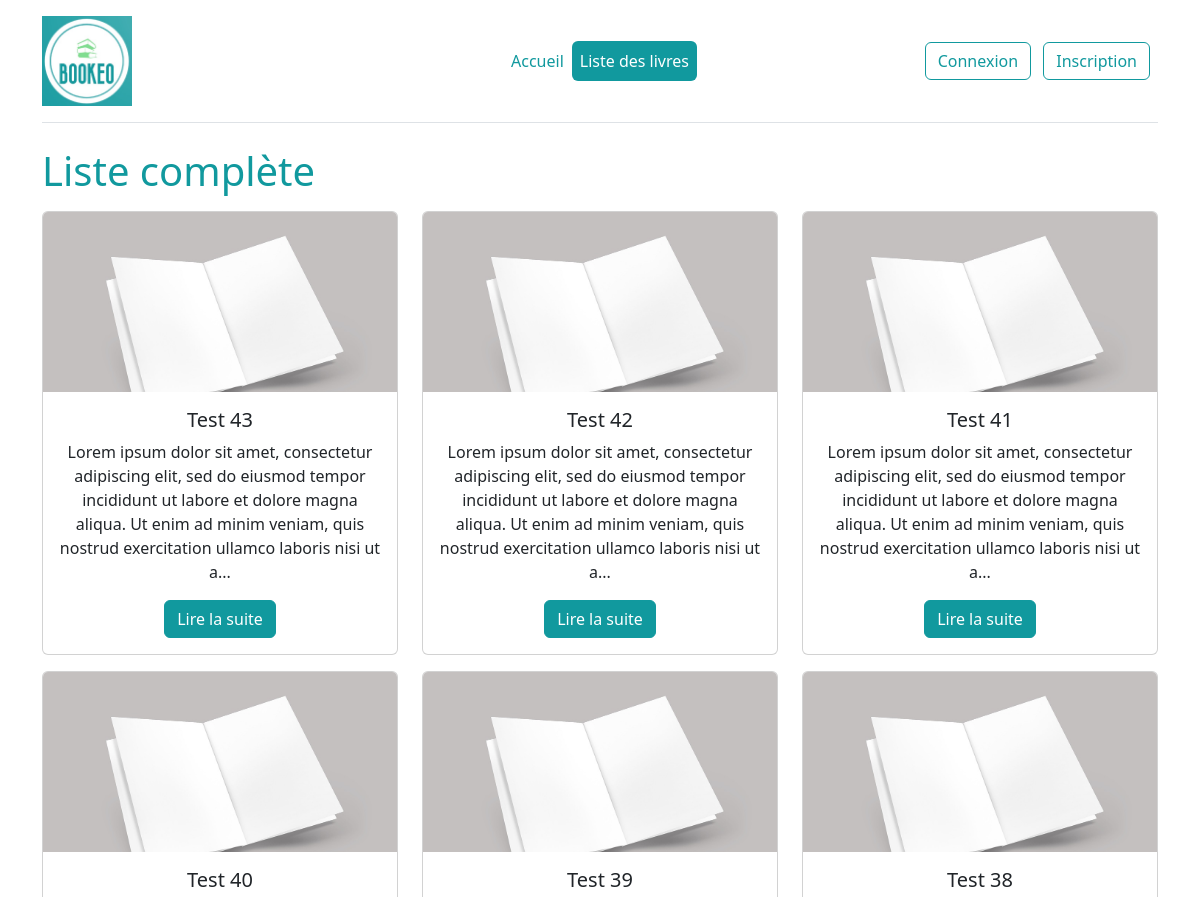
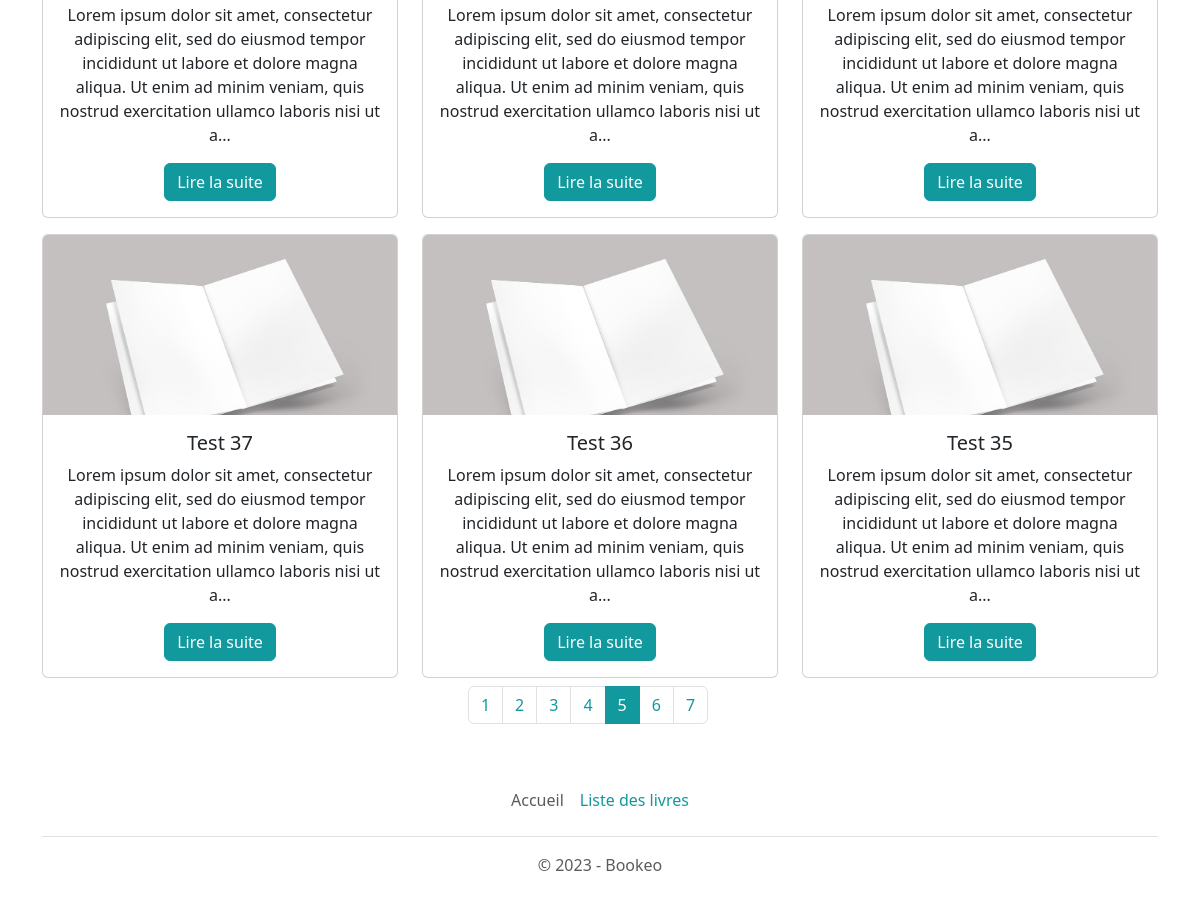
/index.php?controller=book&action=list&page=5, run on the app's committed database (2 pictures, top to bottom).
### tables this page shows
CREATE TABLE IF NOT EXISTS `book` (
    `id` int(11) UNSIGNED NOT NULL AUTO_INCREMENT,
    `title` varchar(255) NOT NULL,
    `description` text,
    `image` varchar(255) DEFAULT NULL,
    `type_id` int(10) UNSIGNED DEFAULT NULL,
    `author_id` int(10) UNSIGNED DEFAULT NULL,
    PRIMARY KEY (`id`),
    KEY `author_id` (`author_id`),
    KEY `type_id` (`type_id`)
    );

### index.php (called while the page is built, shortened)
<?php
$controller = new Controller();
$controller->route();
?>

### db_config.php (called while the page is built)
<?php
    return [
        'db_name' => 'bookeo',
        'db_user' => 'LinaBookeo',
        'db_password' => 'Bookeo',
        'db_port' => '8889',
        'db_host' => 'localhost'
    ];

### App/Db/Mysql.php (called while the page is built, shortened)
<?php
class Mysql
{
    private $db_name;
    private $db_user;
    private $db_password;
    private $db_port;
    private $db_host;
    private $pdo = null;
    private static $_instance = null;
    private function __construct()
    {
        $conf = require_once _ROOTPATH_.'/db_config.php';
        if (isset($conf['db_name'])) {
            $this->db_name = $conf['db_name'];
        }
        if (isset($conf['db_user'])) {
            $this->db_user = $conf['db_user'];
        }
        if (isset($conf['db_password'])) {
            $this->db_password = $conf['db_password'];
        }
        if (isset($conf['db_port'])) {
            $this->db_port = $conf['db_port'];
        }
        if (isset($conf['db_host'])) {
            $this->db_host = $conf['db_host'];
        }
    }
    public static function getInstance():self
    {
        if (is_null(self::$_instance)) {
            self::$_instance = new Mysql();
        }
        return self::$_instance;
    }
    public function getPDO():\PDO
    {
        if (is_null($this->pdo)) {
            $this->pdo = new \PDO('mysql:dbname=' . $this->db_name . ';charset=utf8;host=' . $this->db_host.':'.$this->db_port, $this->db_user, $this->db_password);
        }
        return $this->pdo;
    }
}

### App/Repository/Repository.php (called while the page is built, shortened)
<?php
class Repository
{
    public function __construct()
    {
        $mysql = Mysql::getInstance();
        $this->pdo = $mysql->getPDO();
    }
}

### App/Repository/BookRepository.php (called while the page is built, shortened)
<?php
class BookRepository extends Repository
{
    public function findAll(int $limit = null, int $page = null): array
    {
        if ($limit == null && $page == null) {
            $query = $this->pdo->prepare('SELECT * FROM book Order BY id Desc');
        }
        else if ($page == null){
            $query = $this->pdo->prepare('SELECT * FROM book Order BY id Desc LIMIT :limit');
            $query->bindValue(':limit', $limit, $this->pdo::PARAM_INT);
        }
        else {
            $page = ($page - 1) * $limit;
            $query = $this->pdo->prepare('SELECT * FROM book Order BY id Desc LIMIT :limit OFFSET :offset');
            $query->bindValue(':limit', $limit, $this->pdo::PARAM_INT);
            $query->bindValue(':offset', $page, $this->pdo::PARAM_INT);
        }
        $query->execute();
        $books = $query->fetchAll($this->pdo::FETCH_ASSOC);
        $booksArray = [];
        foreach ($books as $book) {
                    $book = Book::createAndHydrate($book);
                    $authorRepository = new AuthorRepository();
                    $author =  $authorRepository->findOneById($book->getAuthorId());
                    $book->setAuthor($author);
                    $typeRepository = new TypeRepository();
                    $type =  $typeRepository->findOneById($book->getTypeId());
                    $book->setType($type);
                    $booksArray[] = $book;
                }
        return $booksArray;
    }
    public function count(): int
    {
        $query = $this->pdo->prepare("SELECT COUNT(*) as total_books FROM book");
        $query->execute();
        $total = $query->fetch($this->pdo::FETCH_ASSOC);
        if ($total && !empty($total['total_books'])) {
            $total = $total['total_books'];
        } else {
            $total = 0;
        }
        return $total;
    }
}

### App/Entity/Entity.php (called while the page is built, shortened)
<?php
class Entity
{
    public static function createAndHydrate(array $data): static
    {
        $entity = new static();
        $entity->hydrate($data);
        return $entity;
    }
    public function hydrate(array $data)
    {
        if (count($data) > 0) {
            foreach ($data as $key => $value) {
                $methodName = 'set' . StringTools::toPascalCase($key);
            }
        }
    }
}

### App/Tools/StringTools.php (called while the page is built, shortened)
<?php
class StringTools
{
    public static function toCamelCase(string $value, $pascalCase = false): string
    {
        $value = ucwords(str_replace(array('-', '_'), ' ', $value));
        $value = str_replace(' ', '', $value);
        if ($pascalCase === false) {
            return lcfirst($value);
        } else {
            return $value;
        }
    }
    public static function toPascalCase(string $value): string
    {
        return self::toCamelCase($value, true);
    }
}

### App/Entity/Book.php (called while the page is built, shortened)
<?php
class Book extends Entity
 {
    protected ?int $type_id = 0;
    protected ?int $author_id = 0;
    public function setId(?int $id): self
    {
        return $this;
    }
    public function setTitle(string $title): self
    {
        return $this;
    }
    public function setDescription(string $description): self
    {
        return $this;
    }
    public function setImage(?string $image): self
    {
        return $this;
    }
    public function getTypeId(): ?int
    {
        return $this->type_id;
    }
    public function setTypeId(?int $type_id): self
    {
        $this->type_id = $type_id;
        return $this;
    }
    public function getAuthorId(): ?int
    {
        return $this->author_id;
    }
    public function setAuthorId(?int $author_id): self
    {
        $this->author_id = $author_id;
        return $this;
    }
    public function setAuthor(Author $author): self
    {
        return $this;
    }
 }

### App/Repository/AuthorRepository.php (called while the page is built, shortened)
<?php
class AuthorRepository extends Repository
{
    public function findOneById(int $id): Author|bool
    {
        $query = $this->pdo->prepare('SELECT * FROM author WHERE id = :id');
        $query->bindValue(':id', $id, $this->pdo::PARAM_INT);
        $query->execute();
        $author = $query->fetch($this->pdo::FETCH_ASSOC);
        if ($author) {
            return Author::createAndHydrate($author);
        } else {
            return false;
        }
    }
}

### App/Entity/Author.php (called while the page is built, shortened)
<?php
class Author extends Entity
{
    public function setId(?int $id): self
    {
        return $this;
    }
    public function setLastName(?string $last_name): self
    {
        return $this;
    }
    public function setFirstName(?string $first_name): self
    {
        return $this;
    }
    public function setNickname(?string $nickname): self
    {
        return $this;
    }
}

### App/Repository/TypeRepository.php (called while the page is built, shortened)
<?php
class TypeRepository extends Repository
{
    public function findOneById(int $id): Type|bool
    {
        $query = $this->pdo->prepare('SELECT * FROM type WHERE id = :id');
        $query->bindValue(':id', $id, $this->pdo::PARAM_INT);
        $query->execute();
        $type = $query->fetch($this->pdo::FETCH_ASSOC);
        if ($type) {
            return Type::createAndHydrate($type);
        } else {
            return false;
        }
    }
}

### App/Entity/Type.php (called while the page is built, shortened)
<?php
class Type extends Entity
{
    public function setId(?int $id): self
    {
        return $this;
    }
    public function setName(?string $name): self
    {
        return $this;
    }
}

### templates/book/list.php (the view)
<?php require_once _ROOTPATH_ . '/templates/header.php'; ?>
<h1>Liste complète</h1>
    <div class="row text-center mb-3">
<?php
    foreach ($books as $book) :
?>
    <div class="col-md-4 my-2 d-flex">
        <div class="card">
            <img src="<?= $book->getImagePath() ?>" class="card-img-top" alt="<?= $book->getTitle() ?>">
            <div class="card-body">
                <h5 class="card-title"><?= $book->getTitle() ?></h5>
                <p class="card-text"><?= substr($book->getDescription(), 0, 200) ?>...</p>
                <a href="index.php?controller=book&action=show&id=<?= htmlspecialchars($book->getId()) ?>" class="btn btn-primary">Lire la suite</a>
            </div>
        </div>
    </div>
<?php endforeach; ?>
<div class="row">
    <nav aria-label="Page navigation example">
        <ul class="pagination justify-content-center">
            <?php for ($i = 1; $i <= $totalPages; $i++) { ?>
                <li class="page-item">
                    <a class="page-link <?= ($page == $i) ? "active" : "" ?>" href="index.php?controller=book&action=list&page=<?= htmlspecialchars($i) ?>"><?php echo $i; ?></a>
                </li>
            <?php } ?>
        </ul>
    </nav>
</div>
<?php require_once _ROOTPATH_ . '/templates/footer.php'; ?>

### assets/css/custom.css (style rules this page uses)
* { margin: 0; padding: 0; }

### data on the page
book: title "Test 43", description "Lorem ipsum dolor sit amet, consectetur adipiscing elit, sed do eiusmod tempor incididunt ut labore et dolore magna aliqua. Ut enim ad minim veniam, quis nostrud exercitation ullamco laboris nisi ut a"
book: title "Test 42", description "Lorem ipsum dolor sit amet, consectetur adipiscing elit, sed do eiusmod tempor incididunt ut labore et dolore magna aliqua. Ut enim ad minim veniam, quis nostrud exercitation ullamco laboris nisi ut a"
book: title "Test 41", description "Lorem ipsum dolor sit amet, consectetur adipiscing elit, sed do eiusmod tempor incididunt ut labore et dolore magna aliqua. Ut enim ad minim veniam, quis nostrud exercitation ullamco laboris nisi ut a"
book: title "Test 40", description "Lorem ipsum dolor sit amet, consectetur adipiscing elit, sed do eiusmod tempor incididunt ut labore et dolore magna aliqua. Ut enim ad minim veniam, quis nostrud exercitation ullamco laboris nisi ut a"
book: title "Test 39", description "Lorem ipsum dolor sit amet, consectetur adipiscing elit, sed do eiusmod tempor incididunt ut labore et dolore magna aliqua. Ut enim ad minim veniam, quis nostrud exercitation ullamco laboris nisi ut a"
book: title "Test 38", description "Lorem ipsum dolor sit amet, consectetur adipiscing elit, sed do eiusmod tempor incididunt ut labore et dolore magna aliqua. Ut enim ad minim veniam, quis nostrud exercitation ullamco laboris nisi ut a"
book: title "Test 37", description "Lorem ipsum dolor sit amet, consectetur adipiscing elit, sed do eiusmod tempor incididunt ut labore et dolore magna aliqua. Ut enim ad minim veniam, quis nostrud exercitation ullamco laboris nisi ut a"
book: title "Test 36", description "Lorem ipsum dolor sit amet, consectetur adipiscing elit, sed do eiusmod tempor incididunt ut labore et dolore magna aliqua. Ut enim ad minim veniam, quis nostrud exercitation ullamco laboris nisi ut a"
book: title "Test 35", description "Lorem ipsum dolor sit amet, consectetur adipiscing elit, sed do eiusmod tempor incididunt ut labore et dolore magna aliqua. Ut enim ad minim veniam, quis nostrud exercitation ullamco laboris nisi ut a"
